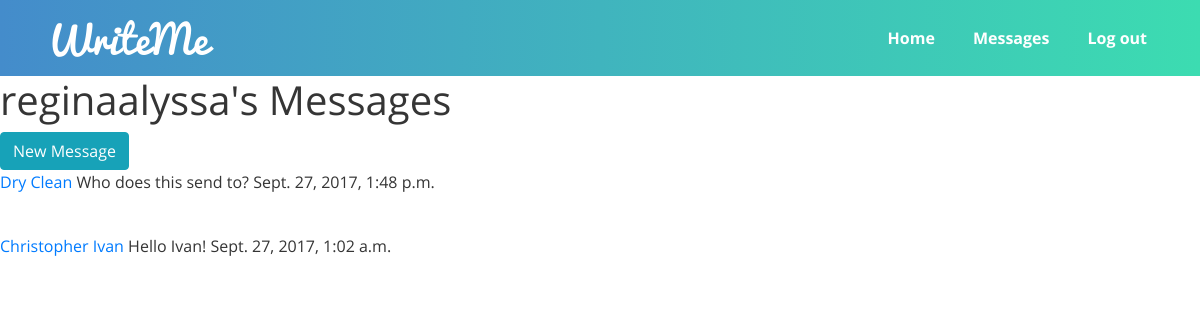
/messages/ (signed in), run on the app's committed database.
### messaging/models.py (models this page shows)
class Message(models.Model):
    conversation = models.ForeignKey(Conversation)
    sender = models.ForeignKey(User)
    message = models.TextField()
    timestamp = models.DateTimeField(auto_now_add=True)
    unread_flag = models.BooleanField(default=True)

class Conversation(models.Model):
    user1 = models.ForeignKey(User, related_name='%(class)s_1')
    user2 = models.ForeignKey(User, related_name='%(class)s_2')

### messaging/views.py (the view)
class RecentMessagesListView(LoginRequiredMixin, ListView):
    template_name = "messaging/index.html"
    context_object_name = 'latest_conversation_messages_list'
    def get_queryset(self):
        conversation_list = Conversation.objects.filter(Q(user1=self.request.user) | Q(user2=self.request.user))
        latest_conversation_messages_list = []
        for conversation in conversation_list:
            latest_conversation_messages_list.append(Message.objects.filter(conversation=conversation).latest('timestamp'))
            latest_conversation_messages_list.sort(key=lambda x: x.timestamp, reverse=True)
        return latest_conversation_messages_list

### messaging/templatetags/messaging_tags.py (called while the page is built)
@register.filter
def limit_char_50(string):
    if len(string) > 50:
        return string[:50] + "..."
    return string

### messaging/templates/messaging/index.html (shortened to what this page needs)
{% extends "base.html" %}
{% load messaging_tags %}
{% block content %}
    <h1>{{ user.username }}'s Messages</h1>
    <a href="{% url 'messaging:new' %}" class="btn btn-info">New Message</a><br>
    {% for item in latest_conversation_messages_list %}
        <p>
            {% if user.username != item.conversation.user1.username %}
                <a href="{% url 'messaging:conversation' item.conversation.user1.username %}">
                    {{ item.conversation.user1.first_name }} {{ item.conversation.user1.last_name }}
                </a>
            {% else %}
                <a href="{% url 'messaging:conversation' item.conversation.user2.username %}">
                    {{ item.conversation.user2.first_name }} {{ item.conversation.user2.last_name }}
                </a>
            {% endif %}
        {{ item.message|limit_char_50 }}
        {{ item.timestamp }}
        </p>
        <br>
    {% endfor %}
{% endblock %}

### static/css/style.css (style rules this page uses)
html { height: 100%; min-height: 410px; min-width: 320px; }
body { height: 100%; font-family: "OpenSans-Regular", sans-serif; color: #353535; }

### data on the page
Message: conversation.user1.first_name "Dry", conversation.user1.last_name "Clean", message|limit_char_50 "Who does this send to?", timestamp "Sept. 27, 2017, 1:48 p.m."
Message: conversation.user2.first_name "Christopher", conversation.user2.last_name "Ivan", message|limit_char_50 "Hello Ivan!", timestamp "Sept. 27, 2017, 1:02 a.m."

### other printed values
{{ user.username }} "reginaalyssa"
